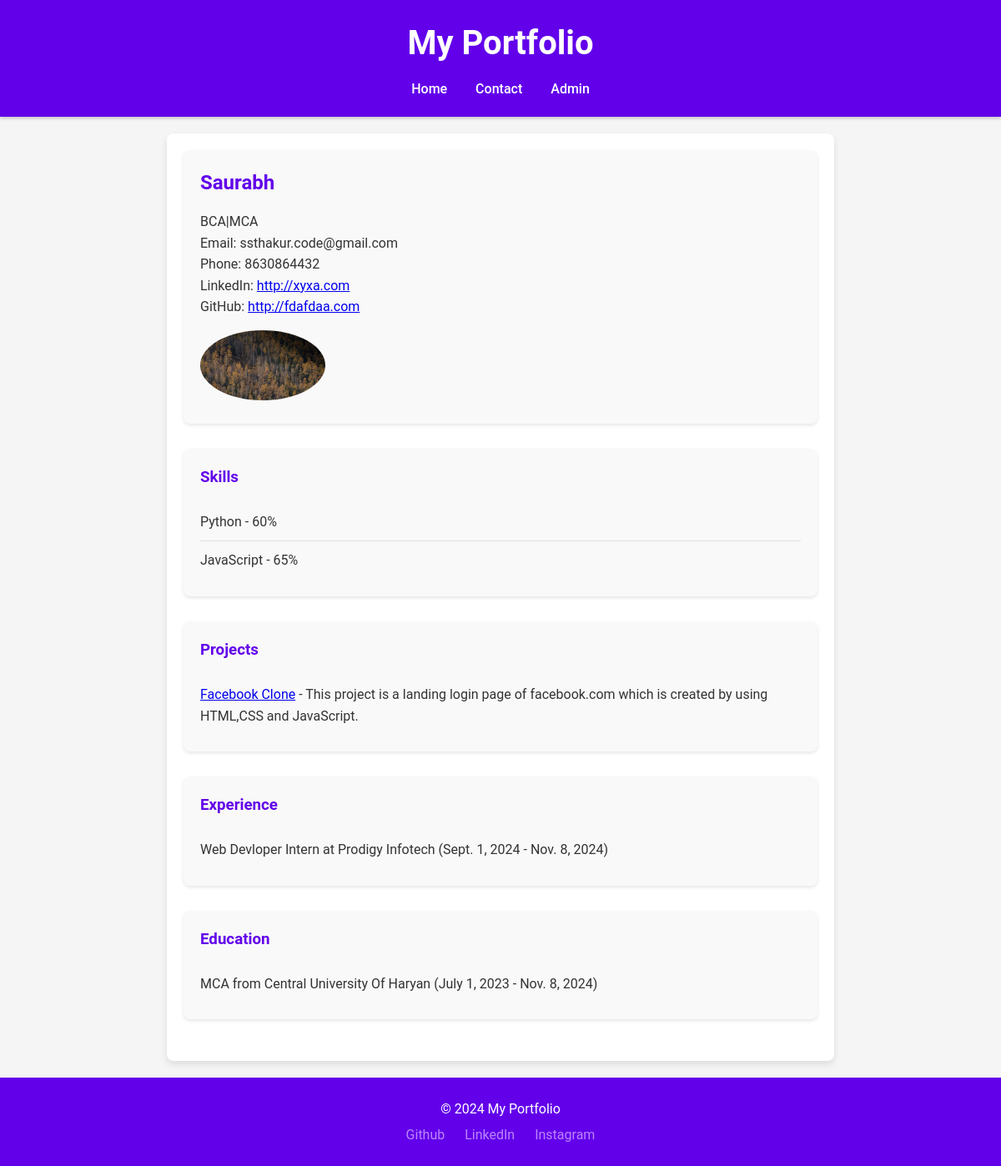
The page / on the database its author committed.
### myapp/models.py (models this page shows, shortened)
class Profile(models.Model):
    name = models.CharField(max_length=100)
    bio = models.TextField()
    email = models.EmailField()
    phone = models.CharField(max_length=20, blank=True, null=True)
    location = models.CharField(max_length=100, blank=True, null=True)
    linkedin_url = models.URLField(blank=True, null=True)
    github_url = models.URLField(blank=True, null=True)
    profile_picture = models.ImageField(upload_to='profile_pics/', blank=True, null=True)

class Skill(models.Model):
    profile = models.ForeignKey(Profile, on_delete=models.CASCADE, related_name='skills')
    name = models.CharField(max_length=50)
    proficiency = models.PositiveIntegerField(help_text="Enter a value between 0 and 100")

class Project(models.Model):
    profile = models.ForeignKey(Profile, on_delete=models.CASCADE, related_name='projects')
    title = models.CharField(max_length=100)
    description = models.TextField()
    image = models.ImageField(upload_to='project_images/', blank=True, null=True)
    project_url = models.URLField(blank=True, null=True)
    created_at = models.DateField()

class Experience(models.Model):
    profile = models.ForeignKey(Profile, on_delete=models.CASCADE, related_name='experiences')
    company_name = models.CharField(max_length=100)
    role = models.CharField(max_length=100)
    start_date = models.DateField()
    end_date = models.DateField(blank=True, null=True)
    description = models.TextField(blank=True, null=True)

class Education(models.Model):
    profile = models.ForeignKey(Profile, on_delete=models.CASCADE, related_name='education')
    institution_name = models.CharField(max_length=100)
    degree = models.CharField(max_length=100)
    start_date = models.DateField()
    end_date = models.DateField(blank=True, null=True)
    description = models.TextField(blank=True, null=True)

### myapp/views.py (the view)
# urls.py: path('', views.portfolio_home, name='home'),
def portfolio_home(request):
    profile = get_object_or_404(Profile, id=1)  # Assuming one profile
    skills = Skill.objects.filter(profile=profile)
    projects = Project.objects.filter(profile=profile)
    experiences = Experience.objects.filter(profile=profile)
    education = Education.objects.filter(profile=profile)
    context = {
        'profile': profile,
        'skills': skills,
        'projects': projects,
        'experiences': experiences,
        'education': education
    }
    return render(request, 'home.html', context)

### templates/home.html (shortened to what this page needs)
{% extends 'base.html' %}
{% block content %}
    <section id="profile">
        <h2>{{ profile.name }}</h2>
        <p>{{ profile.bio }}</p>
        <p>Email: {{ profile.email }}</p>
        <p>Phone: {{ profile.phone }}</p>
        <p>LinkedIn: <a href="{{ profile.linkedin_url }}">{{ profile.linkedin_url }}</a></p>
        <p>GitHub: <a href="{{ profile.github_url }}">{{ profile.github_url }}</a></p>
        {% if profile.profile_picture %}
            <img src="{{ profile.profile_picture.url }}" alt="{{ profile.name }}'s Profile Picture">
        {% else %}
            <p>No profile picture available.</p>
        {% endif %}
    </section>
    <section id="skills">
        <h3>Skills</h3>
        <ul>
            {% for skill in skills %}
                <li>{{ skill.name }} - {{ skill.proficiency }}%</li>
            {% endfor %}
        </ul>
    </section>
    <section id="projects">
        <h3>Projects</h3>
        <ul>
            {% for project in projects %}
                <li>
                    <a href="{% url 'myapp:project_detail' project.id %}">{{ project.title }}</a> - {{ project.description }}
                </li>
            {% endfor %}
        </ul>
    </section>
    <section id="experience">
        <h3>Experience</h3>
        <ul>
            {% for exp in experiences %}
                <li>{{ exp.role }} at {{ exp.company_name }} ({{ exp.start_date }} - {{ exp.end_date|default:"Present" }})</li>
            {% endfor %}
        </ul>
    </section>
    <section id="education">
        <h3>Education</h3>
        <ul>
            {% for edu in education %}
                <li>{{ edu.degree }} from {{ edu.institution_name }} ({{ edu.start_date }} - {{ edu.end_date|default:"Present" }})</li>
            {% endfor %}
        </ul>
    </section>
{% endblock %}

### templates/base.html (shortened to what this page needs)
<!DOCTYPE html>
{% load static %}
<html lang="en">
<head>
    <link rel="stylesheet" href="{% static 'style.css' %}">
</head>
<body>
    <header>
        <h1>My Portfolio</h1>
        <nav>
            <a href="{% url 'myapp:home' %}">Home</a>
            <a href="{% url 'myapp:contact' %}">Contact</a>
            <a target="_blank" href="{% url 'admin:index' %}">Admin</a>
        </nav>
    </header>
    <main>
        {% block content %}{% endblock %}
    </main>
    <footer>
        <p>&copy; 2024 My Portfolio</p>
        <p>
            <a target="_blank" href="#">Github</a>
            <a target="_blank" href="#">LinkedIn</a>
            <a target="_blank" href="#">Instagram</a>
        </p>
    </footer>
</body>
</html>

### static/style.css (style rules this page uses)
* { margin: 0; padding: 0; box-sizing: border-box; }
body { font-family: 'Roboto', sans-serif; background-color: #f5f5f5; color: #333; line-height: 1.6; }
header { background-color: #6200ea; color: white; padding: 20px 0; text-align: center; box-shadow: 0 2px 4px rgba(0, 0, 0, 0.2); }
h1 { margin-bottom: 10px; font-size: 2.5em; }
nav { margin-top: 10px; }
nav a { color: white; text-decoration: none; margin: 0 15px; font-weight: 500; transition: color 0.3s; }
main { padding: 20px; max-width: 800px; margin: 20px auto; background: white; border-radius: 8px; box-shadow: 0 4px 8px rgba(0, 0, 0, 0.1); }
section { margin-bottom: 30px; padding: 20px; background: #f9f9f9; border-radius: 8px; box-shadow: 0 2px 4px rgba(0, 0, 0, 0.1); }
h2, h3 { color: #6200ea; margin-bottom: 15px; }
#profile img { max-width: 150px; border-radius: 50%; margin-top: 15px; }
ul { list-style-type: none; padding-left: 0; }
li { padding: 10px 0; border-bottom: 1px solid #e0e0e0; }
li:last-child { border-bottom: none; }
footer { text-align: center; padding: 20px 0; background-color: #6200ea; color: white; position: relative; bottom: 0; width: 100%; }
footer p { margin: 5px 0; }
footer a { color: #bb86fc; text-decoration: none; margin: 0 10px; transition: color 0.3s; }

### rows shown on the page
Profile: name "Saurabh", bio "BCA|MCA", email "ssthakur.code@gmail.com", phone "8630864432", linkedin_url "http://xyxa.com", github_url "http://fdafdaa.com", profile_picture (picture)
Skill: name "Python", proficiency "60"
Skill: name "JavaScript", proficiency "65"
Project: title "Facebook Clone", description "This project is a landing login page of facebook.com which is created by using HTML,CSS and JavaScript."
Experience: role "Web Devloper Intern", company_name "Prodigy Infotech", start_date "Sept. 1, 2024", end_date "Nov. 8, 2024"
Education: degree "MCA", institution_name "Central University Of Haryan", start_date "July 1, 2023", end_date "Nov. 8, 2024"
